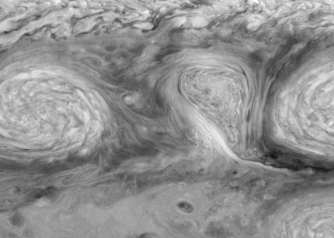
#> input picture images/White_Oval_1.tif, 334 x 238 px
$ python Flow_Diagnostics_Run.py   (older library calls are emulated)
#> lines starting #> are read from the running program, lines starting #| are printed output that depends on the picture
import numpy as np
import cv2
import imageio.v3 as iio
import matplotlib.pyplot as plt
from typing import Tuple

# [99 lines left out: functions correction_illumination, pre_processing_a, optical_flow_physics_fun, shift_image_fun_refine_1, not called in this run]

def main():
    """
    Main program for extraction of velocity field from a pair of flow visualization images.
    """
    # Read a pair of images
    Im1 = iio.imread('../images/White_Oval_1.tif')
#> Im1 is the input picture: shape (238, 334); min 18, max 254, mean 144.2
    Im2 = iio.imread('../images/White_Oval_2.tif')
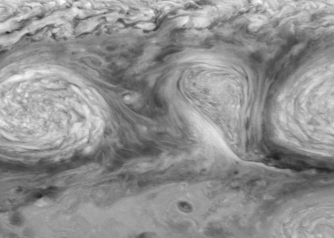
#> input picture images/White_Oval_2.tif, 334 x 238 px
#> Im2 is the input picture: shape (238, 334); min 32, max 252, mean 144.4

    # Set the parameters for optical flow computation
    lambda_1 = 20  # Horn-Schunck estimator for initial field
    lambda_2 = 2000  # Liu-Shen estimator for refined estimation
    no_iteration = 1  # Number of iterations in the coarse-to-fine iterative process
    scale_im = 0.5  # Scale factor for downsizing images
    size_average = 0  # Size for averaging to bypass local illumination intensity adjustment
    size_filter = 4  # Gaussian filter size for removing random noise
    index_region = 1  # Select a region for processing (1) or process the whole image (0)

    # Select a region of interest for diagnostics
    if index_region == 1:
        plt.imshow(Im1, cmap='gray')
        plt.colorbar()
        plt.axis('image')
        plt.show()
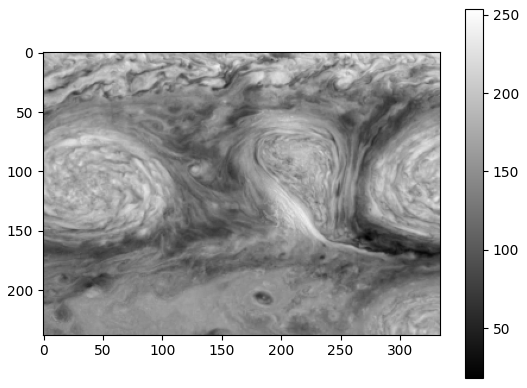
#> figure drawn by matplotlib, 2 panels

#> (the run stopped early here; a loop or call above may not have finished)
